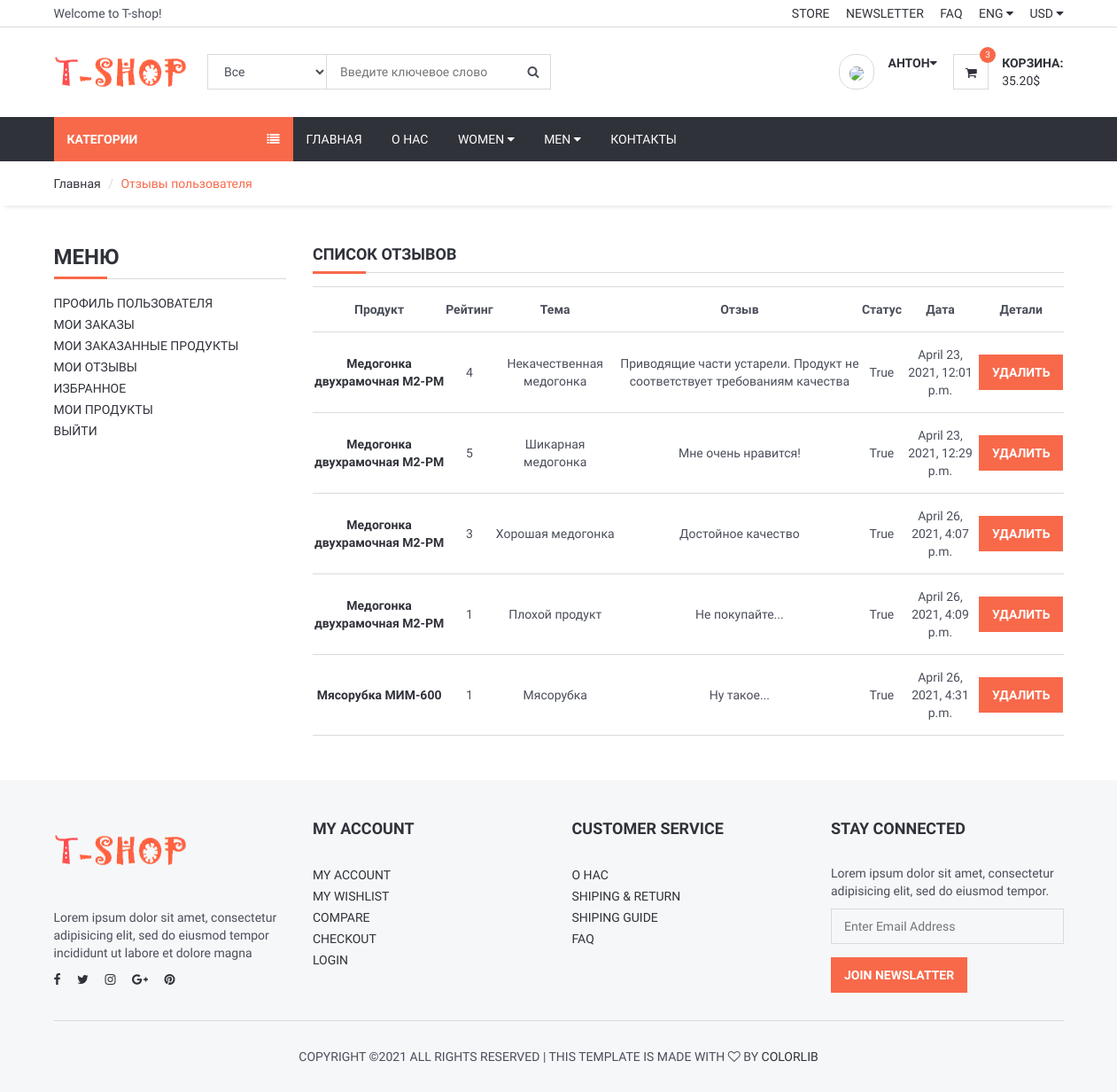
Page /user/comments/ (signed in) on the earlier database version.
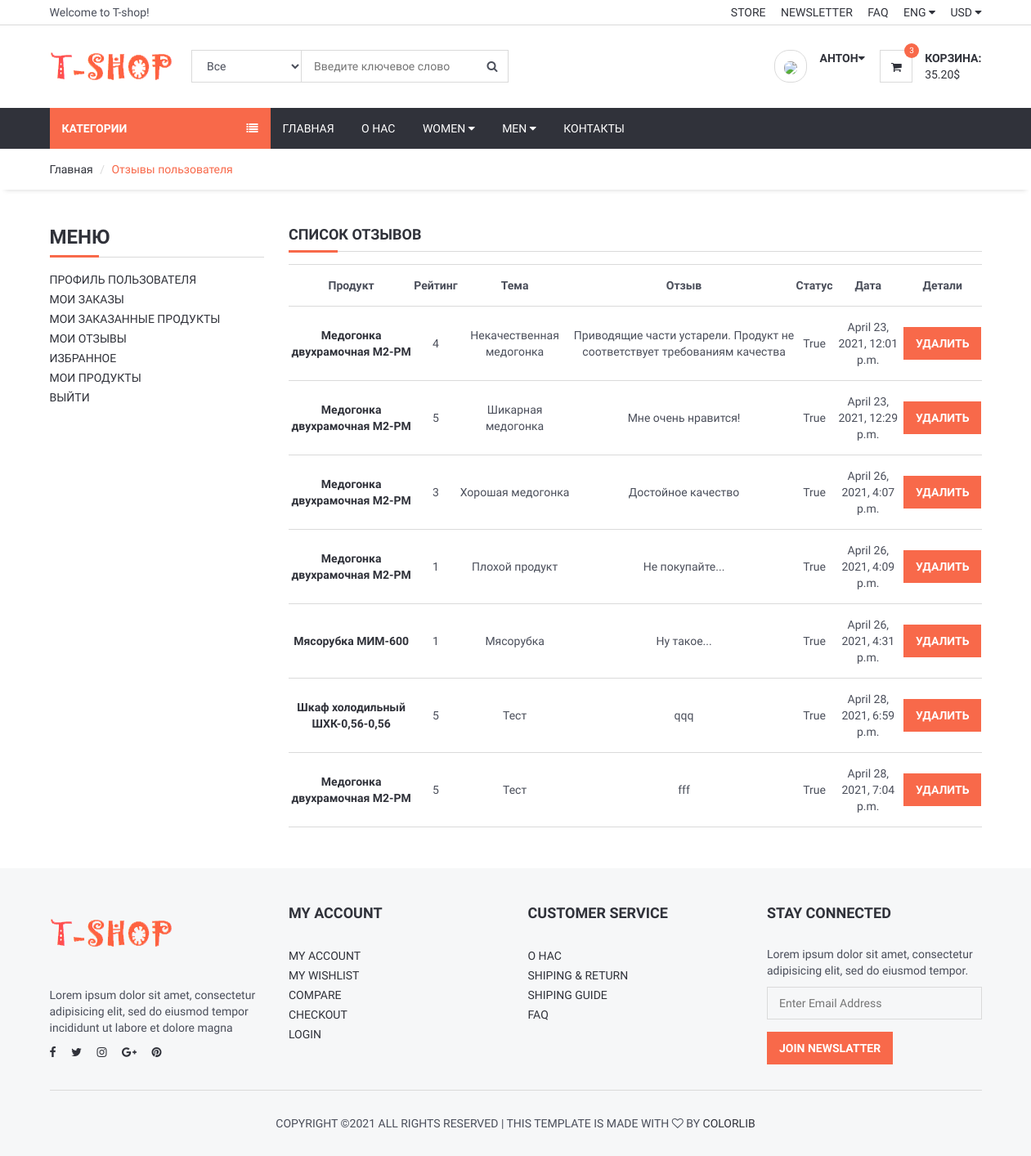
Same page on the later database version.
### product/models.py (models this page shows, shortened)
class Comment(models.Model):
    STATUS = (
        ('New', 'New'),
        ('True', 'True'),
        ('False', 'False'),
    )
    product = models.ForeignKey(Product, on_delete=models.CASCADE)
    user = models.ForeignKey(User, on_delete=models.CASCADE)
    subject = models.CharField(max_length=50, blank=True)
    comment = models.CharField(max_length=250, blank=True)
    rate = models.IntegerField(default=1)
    ip = models.CharField(max_length=20, blank=True)
    status = models.CharField(max_length=10, choices=STATUS, default='New')
    create_at = models.DateTimeField(auto_now_add=True)
    update_at = models.DateTimeField(auto_now=True)

class Product(models.Model):
    STATUS = (
        ('True', 'True'),
        ('False', 'False'),
    )
    VARIANTS = (
        ('None', 'None'),
        ('Size', 'Size'),
        ('Color', 'Color'),
        ('Size-Color', 'Size-Color'),
    )
    category = models.ForeignKey(Category, on_delete=models.CASCADE) #many to one relation with Category
    title = models.CharField(max_length=150)
    keywords = models.CharField(max_length=255)
    description = models.TextField(max_length=255)
    image = models.ImageField(upload_to='images/', null=False)
    price = models.FloatField(default=0)
    amount = models.IntegerField(default=0)
    minamount = models.IntegerField(default=3)
    variant = models.CharField(max_length=10, choices=VARIANTS, default='None')
    detail = RichTextUploadingField()
    slug = models.SlugField(null=False, unique=True)
    status = models.CharField(max_length=10, choices=STATUS)
    create_at = models.DateTimeField(auto_now_add=True)
    update_at = models.DateTimeField(auto_now=True)

### user/views.py (the view)
# urls.py: path('comments/', views.user_comments, name='user_comments'),
def user_comments(request):
    category = Category.objects.all()
    current_user = request.user
    comments = Comment.objects.filter(user_id=current_user.id)
    context = {
        'category': category,
        'comments': comments,
    }
    return render(request, 'user_comments.html', context)

### user/templates/user_comments.html (shortened to what this page needs)
{% extends 'homebase.html' %}
{% block sidebar %} {% include 'sidebar.html' %} {% endblock %}
{% block body %}
    <div id="breadcrumb">
        <div class="container">
            <ul class="breadcrumb">
                <li><a href="/">Главная</a></li>
                <li class="active">Отзывы пользователя</li>
            </ul>
        </div>
    </div>
    <div class="section">
        <div class="container">
            <div class="row">
                <div class="col-md-3">
                    {% include "user_panel.html" %}
                </div>
                <div class="col-md-9">
                    <div class="section-title">
                        <h4 class="title">Список отзывов</h4>
                    </div>
                    <table class="shopping-cart-table table">
                        <tr>
                            <th class="text-center">Продукт </th>
                            <th class="text-center">Рейтинг</th>
                            <th class="text-center">Тема </th>
                            <th class="text-center">Отзыв </th>
                            <th class="text-center">Статус </th>
                            <th class="text-center">Дата </th>
                            <th class="text-center">Детали </th>
                        </tr>
                        {% for rs in comments %}
                            <tr>
                                <td class="text-center">
                                    <a href="/product/{{ rs.product_id }}/{{ rs.product.slug }}">
                                        <strong> {{ rs.product.title}}</strong>
                                    </a>
                                </td>
                                <td class="text-center">{{ rs.rate}} </td>
                                <td class="text-center">{{ rs.subject}} </td>
                                <td class="text-center">{{ rs.comment}} </td>
                                <td class="text-center">{{ rs.status}} </td>
                                <td class="text-center">{{ rs.create_at}} </td>
                                <td class="text-center">
                                    <a class="primary-btn" href="/user/deletecomment/{{ rs.id }}" onclick="return confirm('Отзыв будет удалён! Вы уверены?')"> Удалить </a>
                                </td>
                            </tr>
                        {% endfor %}
                    </table>
                </div>
            </div>
        </div>
    </div>
{% endblock %}

Differences in the rows shown:
added Comment: product "Шкаф холодильный ШХК-0,56-0,56", rate "5", subject "Тест", comment "qqq", status "True", create_at "April 28, 2021, 6:59 p.m."
added Comment: product "Медогонка двухрамочная М2-РМ", rate "5", subject "Тест", comment "fff", status "True", create_at "April 28, 2021, 7:04 p.m."
